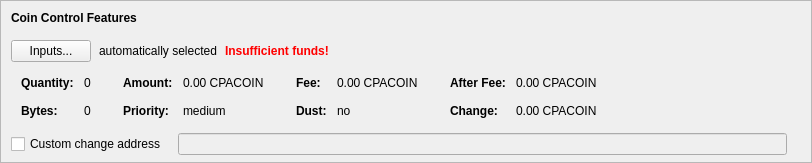
    <widget class="QFrame" name="frameCoinControl">
     <property name="sizePolicy">
      <sizepolicy hsizetype="Expanding" vsizetype="Expanding">
       <horstretch>0</horstretch>
       <verstretch>0</verstretch>
      </sizepolicy>
     </property>
     <property name="maximumSize">
      <size>
       <width>16777215</width>
       <height>16777215</height>
      </size>
     </property>
     <property name="frameShape">
      <enum>QFrame::StyledPanel</enum>
     </property>
     <property name="frameShadow">
      <enum>QFrame::Sunken</enum>
     </property>
     <layout class="QVBoxLayout" name="verticalLayoutCoinControl2">
      <property name="spacing">
       <number>0</number>
      </property>
      <property name="leftMargin">
       <number>0</number>
      </property>
      <property name="topMargin">
       <number>0</number>
      </property>
      <property name="rightMargin">
       <number>0</number>
      </property>
      <property name="bottomMargin">
       <number>6</number>
      </property>
      <item>
       <layout class="QVBoxLayout" name="verticalLayoutCoinControl" stretch="0,0,0,0,1">
        <property name="spacing">
         <number>0</number>
        </property>
        <property name="leftMargin">
         <number>10</number>
        </property>
        <property name="topMargin">
         <number>10</number>
        </property>
        <item>
         <layout class="QHBoxLayout" name="horizontalLayoutCoinControl1">
          <property name="bottomMargin">
           <number>15</number>
          </property>
          <item>
           <widget class="QLabel" name="labelCoinControlFeatures">
            <property name="sizePolicy">
             <sizepolicy hsizetype="Preferred" vsizetype="Maximum">
              <horstretch>0</horstretch>
              <verstretch>0</verstretch>
             </sizepolicy>
            </property>
            <property name="font">
             <font>
              <weight>75</weight>
              <bold>true</bold>
             </font>
            </property>
            <property name="styleSheet">
             <string notr="true">font-weight:bold;</string>
            </property>
            <property name="text">
             <string>Coin Control Features</string>
            </property>
           </widget>
          </item>
         </layout>
        </item>
        <item>
         <layout class="QHBoxLayout" name="horizontalLayoutCoinControl2" stretch="0,0,0,0">
          <property name="spacing">
           <number>8</number>
          </property>
          <property name="bottomMargin">
           <number>10</number>
          </property>
          <item>
           <widget class="QPushButton" name="pushButtonCoinControl">
            <property name="styleSheet">
             <string notr="true"/>
            </property>
            <property name="text">
             <string>Inputs...</string>
            </property>
            <property name="autoDefault">
             <bool>false</bool>
            </property>
           </widget>
          </item>
          <item>
           <widget class="QLabel" name="labelCoinControlAutomaticallySelected">
            <property name="text">
             <string>automatically selected</string>
            </property>
            <property name="margin">
             <number>5</number>
            </property>
           </widget>
          </item>
          <item>
           <widget class="QLabel" name="labelCoinControlInsuffFunds">
            <property name="font">
             <font>
              <weight>75</weight>
              <bold>true</bold>
             </font>
            </property>
            <property name="styleSheet">
             <string notr="true">color:red;font-weight:bold;</string>
            </property>
            <property name="text">
             <string>Insufficient funds!</string>
            </property>
            <property name="margin">
             <number>5</number>
            </property>
           </widget>
          </item>
          <item>
           <spacer name="horizontalSpacerCoinControl">
            <property name="orientation">
             <enum>Qt::Horizontal</enum>
            </property>
            <property name="sizeHint" stdset="0">
             <size>
              <width>40</width>
              <height>1</height>
             </size>
            </property>
           </spacer>
          </item>
         </layout>
        </item>
        <item>
         <widget class="QWidget" name="widgetCoinControl" native="true">
          <property name="sizePolicy">
           <sizepolicy hsizetype="Preferred" vsizetype="Preferred">
            <horstretch>0</horstretch>
            <verstretch>0</verstretch>
           </sizepolicy>
          </property>
          <property name="minimumSize">
           <size>
            <width>0</width>
            <height>0</height>
           </size>
          </property>
          <property name="styleSheet">
           <string notr="true"/>
          </property>
          <layout class="QHBoxLayout" name="horizontalLayoutCoinControl5">
           <property name="leftMargin">
            <number>0</number>
           </property>
           <property name="topMargin">
            <number>0</number>
           </property>
           <property name="rightMargin">
            <number>0</number>
           </property>
           <property name="bottomMargin">
            <number>0</number>
           </property>
           <item>
            <layout class="QHBoxLayout" name="horizontalLayoutCoinControl3" stretch="0,0,0,1">
             <property name="spacing">
              <number>20</number>
             </property>
             <property name="topMargin">
              <number>0</number>
             </property>
             <property name="bottomMargin">
              <number>10</number>
             </property>
             <item>
              <layout class="QFormLayout" name="formLayoutCoinControl1">
               <property name="horizontalSpacing">
                <number>10</number>
               </property>
               <property name="verticalSpacing">
                <number>14</number>
               </property>
               <property name="leftMargin">
                <number>10</number>
               </property>
               <property name="topMargin">
                <number>4</number>
               </property>
               <property name="rightMargin">
                <number>6</number>
               </property>
               <item row="0" column="0">
                <widget class="QLabel" name="labelCoinControlQuantityText">
                 <property name="font">
                  <font>
                   <weight>75</weight>
                   <bold>true</bold>
                  </font>
                 </property>
                 <property name="text">
                  <string>Quantity:</string>
                 </property>
                 <property name="margin">
                  <number>0</number>
                 </property>
                </widget>
               </item>
               <item row="0" column="1">
                <widget class="QLabel" name="labelCoinControlQuantity">
                 <property name="cursor">
                  <cursorShape>IBeamCursor</cursorShape>
                 </property>
                 <property name="contextMenuPolicy">
                  <enum>Qt::ActionsContextMenu</enum>
                 </property>
                 <property name="text">
                  <string notr="true">0</string>
                 </property>
                 <property name="margin">
                  <number>0</number>
                 </property>
                 <property name="textInteractionFlags">
                  <set>Qt::LinksAccessibleByMouse|Qt::TextSelectableByKeyboard|Qt::TextSelectableByMouse</set>
                 </property>
                </widget>
               </item>
               <item row="1" column="0">
                <widget class="QLabel" name="labelCoinControlBytesText">
                 <property name="font">
                  <font>
                   <weight>75</weight>
                   <bold>true</bold>
                  </font>
                 </property>
                 <property name="text">
                  <string>Bytes:</string>
                 </property>
                </widget>
               </item>
               <item row="1" column="1">
                <widget class="QLabel" name="labelCoinControlBytes">
                 <property name="cursor">
                  <cursorShape>IBeamCursor</cursorShape>
                 </property>
                 <property name="contextMenuPolicy">
                  <enum>Qt::ActionsContextMenu</enum>
                 </property>
                 <property name="text">
                  <string notr="true">0</string>
                 </property>
                 <property name="textInteractionFlags">
                  <set>Qt::LinksAccessibleByMouse|Qt::TextSelectableByKeyboard|Qt::TextSelectableByMouse</set>
                 </property>
                </widget>
               </item>
              </layout>
             </item>
             <item>
              <layout class="QFormLayout" name="formLayoutCoinControl2">
               <property name="horizontalSpacing">
                <number>10</number>
               </property>
               <property name="verticalSpacing">
                <number>14</number>
               </property>
               <property name="leftMargin">
                <number>6</number>
               </property>
               <property name="topMargin">
                <number>4</number>
               </property>
               <property name="rightMargin">
                <number>6</number>
               </property>
               <item row="0" column="0">
                <widget class="QLabel" name="labelCoinControlAmountText">
                 <property name="font">
                  <font>
                   <weight>75</weight>
                   <bold>true</bold>
                  </font>
                 </property>
                 <property name="text">
                  <string>Amount:</string>
                 </property>
                 <property name="margin">
                  <number>0</number>
                 </property>
                </widget>
               </item>
               <item row="0" column="1">
                <widget class="QLabel" name="labelCoinControlAmount">
                 <property name="cursor">
                  <cursorShape>IBeamCursor</cursorShape>
                 </property>
                 <property name="contextMenuPolicy">
                  <enum>Qt::ActionsContextMenu</enum>
                 </property>
                 <property name="text">
                  <string notr="true">0.00 CPACOIN</string>
                 </property>
                 <property name="textInteractionFlags">
                  <set>Qt::LinksAccessibleByMouse|Qt::TextSelectableByKeyboard|Qt::TextSelectableByMouse</set>
                 </property>
                </widget>
               </item>
               <item row="1" column="0">
                <widget class="QLabel" name="labelCoinControlPriorityText">
                 <property name="font">
                  <font>
                   <weight>75</weight>
                   <bold>true</bold>
                  </font>
                 </property>
                 <property name="text">
                  <string>Priority:</string>
                 </property>
                </widget>
               </item>
               <item row="1" column="1">
                <widget class="QLabel" name="labelCoinControlPriority">
                 <property name="cursor">
                  <cursorShape>IBeamCursor</cursorShape>
                 </property>
                 <property name="contextMenuPolicy">
                  <enum>Qt::ActionsContextMenu</enum>
                 </property>
                 <property name="text">
                  <string>medium</string>
                 </property>
                 <property name="textInteractionFlags">
                  <set>Qt::LinksAccessibleByMouse|Qt::TextSelectableByKeyboard|Qt::TextSelectableByMouse</set>
                 </property>
                </widget>
               </item>
              </layout>
             </item>
             <item>
              <layout class="QFormLayout" name="formLayoutCoinControl3">
               <property name="horizontalSpacing">
                <number>10</number>
               </property>
               <property name="verticalSpacing">
                <number>14</number>
               </property>
               <property name="leftMargin">
                <number>6</number>
               </property>
               <property name="topMargin">
                <number>4</number>
               </property>
               <property name="rightMargin">
                <number>6</number>
               </property>
               <item row="0" column="0">
                <widget class="QLabel" name="labelCoinControlFeeText">
                 <property name="font">
                  <font>
                   <weight>75</weight>
                   <bold>true</bold>
                  </font>
                 </property>
                 <property name="text">
                  <string>Fee:</string>
                 </property>
                 <property name="margin">
                  <number>0</number>
                 </property>
                </widget>
               </item>
               <item row="0" column="1">
                <widget class="QLabel" name="labelCoinControlFee">
                 <property name="cursor">
                  <cursorShape>IBeamCursor</cursorShape>
                 </property>
                 <property name="contextMenuPolicy">
                  <enum>Qt::ActionsContextMenu</enum>
                 </property>
                 <property name="text">
                  <string notr="true">0.00 CPACOIN</string>
                 </property>
                 <property name="textInteractionFlags">
                  <set>Qt::LinksAccessibleByMouse|Qt::TextSelectableByKeyboard|Qt::TextSelectableByMouse</set>
                 </property>
                </widget>
               </item>
               <item row="1" column="0">
                <widget class="QLabel" name="labelCoinControlLowOutputText">
                 <property name="font">
                  <font>
                   <weight>75</weight>
                   <bold>true</bold>
                  </font>
                 </property>
                 <property name="text">
                  <string>Dust:</string>
                 </property>
                </widget>
               </item>
               <item row="1" column="1">
                <widget class="QLabel" name="labelCoinControlLowOutput">
                 <property name="cursor">
                  <cursorShape>IBeamCursor</cursorShape>
                 </property>
                 <property name="contextMenuPolicy">
                  <enum>Qt::ActionsContextMenu</enum>
                 </property>
                 <property name="text">
                  <string>no</string>
                 </property>
                 <property name="textInteractionFlags">
                  <set>Qt::LinksAccessibleByMouse|Qt::TextSelectableByKeyboard|Qt::TextSelectableByMouse</set>
                 </property>
                </widget>
               </item>
              </layout>
             </item>
             <item>
              <layout class="QFormLayout" name="formLayoutCoinControl4">
               <property name="horizontalSpacing">
                <number>10</number>
               </property>
               <property name="verticalSpacing">
                <number>14</number>
               </property>
               <property name="leftMargin">
                <number>6</number>
               </property>
               <property name="topMargin">
                <number>4</number>
               </property>
               <property name="rightMargin">
                <number>6</number>
               </property>
               <item row="0" column="0">
                <widget class="QLabel" name="labelCoinControlAfterFeeText">
                 <property name="font">
                  <font>
                   <weight>75</weight>
                   <bold>true</bold>
                  </font>
                 </property>
                 <property name="text">
                  <string>After Fee:</string>
                 </property>
                 <property name="margin">
                  <number>0</number>
                 </property>
                </widget>
               </item>
               <item row="0" column="1">
                <widget class="QLabel" name="labelCoinControlAfterFee">
                 <property name="cursor">
                  <cursorShape>IBeamCursor</cursorShape>
                 </property>
                 <property name="contextMenuPolicy">
                  <enum>Qt::ActionsContextMenu</enum>
                 </property>
                 <property name="text">
                  <string notr="true">0.00 CPACOIN</string>
                 </property>
                 <property name="textInteractionFlags">
                  <set>Qt::LinksAccessibleByMouse|Qt::TextSelectableByKeyboard|Qt::TextSelectableByMouse</set>
                 </property>
                </widget>
               </item>
               <item row="1" column="0">
                <widget class="QLabel" name="labelCoinControlChangeText">
                 <property name="font">
                  <font>
                   <weight>75</weight>
                   <bold>true</bold>
                  </font>
                 </property>
                 <property name="text">
                  <string>Change:</string>
                 </property>
                </widget>
               </item>
               <item row="1" column="1">
                <widget class="QLabel" name="labelCoinControlChange">
                 <property name="cursor">
                  <cursorShape>IBeamCursor</cursorShape>
                 </property>
                 <property name="contextMenuPolicy">
                  <enum>Qt::ActionsContextMenu</enum>
                 </property>
                 <property name="text">
                  <string notr="true">0.00 CPACOIN</string>
                 </property>
                 <property name="textInteractionFlags">
                  <set>Qt::LinksAccessibleByMouse|Qt::TextSelectableByKeyboard|Qt::TextSelectableByMouse</set>
                 </property>
                </widget>
               </item>
              </layout>
             </item>
            </layout>
           </item>
          </layout>
         </widget>
        </item>
        <item>
         <layout class="QHBoxLayout" name="horizontalLayoutCoinControl4" stretch="0,0,0">
          <property name="spacing">
           <number>12</number>
          </property>
          <property name="sizeConstraint">
           <enum>QLayout::SetDefaultConstraint</enum>
          </property>
          <property name="topMargin">
           <number>5</number>
          </property>
          <property name="rightMargin">
           <number>5</number>
          </property>
          <item>
           <widget class="QCheckBox" name="checkBoxCoinControlChange">
            <property name="toolTip">
             <string>If this is activated, but the change address is empty or invalid, change will be sent to a newly generated address.</string>
            </property>
            <property name="text">
             <string>Custom change address</string>
            </property>
           </widget>
          </item>
          <item>
           <widget class="QValidatedLineEdit" name="lineEditCoinControlChange">
            <property name="enabled">
             <bool>false</bool>
            </property>
            <property name="sizePolicy">
             <sizepolicy hsizetype="Expanding" vsizetype="Fixed">
              <horstretch>0</horstretch>
              <verstretch>0</verstretch>
             </sizepolicy>
            </property>
           </widget>
          </item>
          <item>
           <widget class="QLabel" name="labelCoinControlChangeLabel">
            <property name="sizePolicy">
             <sizepolicy hsizetype="Preferred" vsizetype="Expanding">
              <horstretch>0</horstretch>
              <verstretch>0</verstretch>
             </sizepolicy>
            </property>
            <property name="minimumSize">
             <size>
              <width>0</width>
              <height>0</height>
             </size>
            </property>
            <property name="text">
             <string/>
            </property>
            <property name="margin">
             <number>3</number>
            </property>
           </widget>
          </item>
         </layout>
        </item>
        <item>
         <spacer name="verticalSpacerCoinControl">
          <property name="orientation">
           <enum>Qt::Vertical</enum>
          </property>
          <property name="sizeHint" stdset="0">
           <size>
            <width>800</width>
            <height>1</height>
           </size>
          </property>
         </spacer>
        </item>
       </layout>
      </item>
     </layout>
    </widget>
